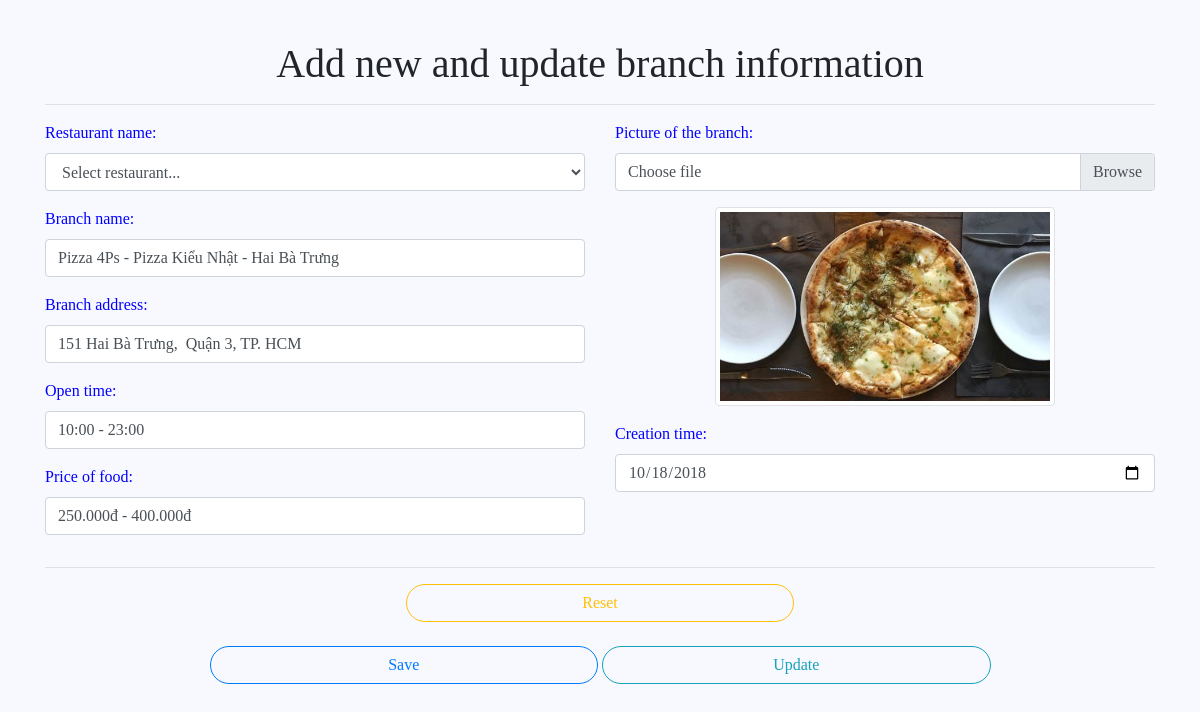
The page /SERVER/foody-admin/src/admin/modules/user/branch/formAddNewBranch.php?editBranch=5 (signed in) on the database its author committed.
### tables this page shows
CREATE TABLE `restaurants_branch` (
  `id` int(11) NOT NULL,
  `res_branch_code` text NOT NULL,
  `res_code` text NOT NULL,
  `res_branch_name` text NOT NULL,
  `res_branch_address` text NOT NULL,
  `res_branch_opentime` text NOT NULL,
  `res_branch_price` text NOT NULL,
  `res_branch_image` text NOT NULL,
  `action_like` int(1) NOT NULL,
  `action_touch` int(1) NOT NULL,
  `create_at` date NOT NULL,
  `update_at` date NOT NULL
);

### SERVER/foody-admin/src/admin/modules/user/branch/importLibs.php (called while the page is built, shortened)
<?php
include 'Branch.php';
$branch = new Branch();
require 'updateBranch.php';

### SERVER/foody-admin/src/admin/modules/user/branch/Branch.php (called while the page is built, shortened)
<?php
class Branch
{
    private $resBranchName;
    private $resBranchAddress;
    private $resBranchOpenTime;
    private $resBranchPrice;
    private $resBranchImage;
    private $create_at;
    public function getResBranchName()
    {
        return $this->resBranchName;
    }
    public function setResBranchName($resBranchName)
    {
        $this->resBranchName = $resBranchName;
        return $this;
    }
    public function getResBranchAddress()
    {
        return $this->resBranchAddress;
    }
    public function setResBranchAddress($resBranchAddress)
    {
        $this->resBranchAddress = $resBranchAddress;
        return $this;
    }
    public function getResBranchOpenTime()
    {
        return $this->resBranchOpenTime;
    }
    public function setResBranchOpenTime($resBranchOpenTime)
    {
        $this->resBranchOpenTime = $resBranchOpenTime;
        return $this;
    }
    public function getResBranchPrice()
    {
        return $this->resBranchPrice;
    }
    public function setResBranchPrice($resBranchPrice)
    {
        $this->resBranchPrice = $resBranchPrice;
        return $this;
    }
    public function getResBranchImage()
    {
        return $this->resBranchImage;
    }
    public function setResBranchImage($resBranchImage)
    {
        $this->resBranchImage = $resBranchImage;
        return $this;
    }
    public function getCreate_at()
    {
        return $this->create_at;
    }
    public function setCreate_at($create_at)
    {
        $this->create_at = $create_at;
        return $this;
    }
}

### SERVER/foody-admin/src/admin/modules/user/branch/updateBranch.php (called while the page is built, shortened)
<?php
if (isset($_GET['editBranch'])) {
    $id = $_GET['editBranch'];
    $rec = mysqli_query($connect, "select * from restaurants_branch where id=$id");
}

### SERVER/foody-admin/src/admin/modules/user/branch/formAddNewBranch.php (the view, shortened to what this page needs)
<?php
require 'importLibs.php';
?>
<!DOCTYPE html>
<html lang="en">
<head>
    <link rel="stylesheet" href="https://maxcdn.bootstrapcdn.com/bootstrap/4.1.3/css/bootstrap.min.css">
    <link rel="stylesheet" href="https://cdn.datatables.net/1.10.19/css/dataTables.bootstrap4.min.css">
</head>
<body>
    <div class="container">
        <h1 style="text-align: center">Add new and update branch information</h1>
        <hr>
        <div class="row">
            <div class="col-lg-12 col-md-12 col-sm-12 col-12">
                <form action='formAddNewBranch.php' method="POST" enctype="multipart/form-data">
                    <div class="row">
                        <div class="col-lg-6 col-md-8 col-sm-12 col-12">
                            <div class="form-group">
                                <label for="resCode">Restaurant name:</label>
                                <select name="resCode" id="resCode" class="form-control">
                                    <option value="">
                                            Select restaurant...
                                    </option>
                                </select>
                            </div>
                            <div class="form-group">
                                <label for="branchName">Branch name:</label>
                                <input type="text" class="form-control" placeholder="Enter branch name" name="branchName" id="branchName" value="<?php echo $branch->getResBranchName(); ?>">
                            </div>
                            <div class="form-group">
                                <label for="branchAddress">Branch address:</label>
                                <input type="text" class="form-control" placeholder="Enter branch address" name="branchAddress" id="branchAddress" value="<?php echo $branch->getResBranchAddress(); ?>">
                            </div>
                            <div class="form-group">
                                <label for="branchOpenTime">Open time:</label>
                                <input type="text" class="form-control" placeholder="Enter open time" name="branchOpenTime" id="branchOpenTime" value="<?php echo $branch->getResBranchOpenTime(); ?>">
                            </div>
                            <div class="form-group">
                                <label for="branchPrice">Price of food:</label>
                                <input type="text" class="form-control" placeholder="Enter Price of food" name="branchPrice" id="branchPrice" value="<?php echo $branch->getResBranchPrice(); ?>">
                            </div>
                        </div>
                        <div class="col-lg-6 col-md-8 col-sm-12 col-12">
                            <div class="form-group">
                                <label for="branchImage">Picture of the branch:</label>
                                <div class="input-group mb-3">
                                    <div class="custom-file">
                                        <label class="custom-file-label" for="inputGroupFile01">
                                            Choose file
                                        </label>
                                    </div>
                                </div>
                            </div>
                            <div class="form-group" style="text-align: center">
                                <img id="blah" class="img-thumbnail" src="<?php echo $branch->getResBranchImage(); ?>" alt="" srcset="" width="340px">
                            </div>
                            <div class="form-group">
                                <label for="branchCreate">Creation time:</label>
                                <input type="date" class="form-control" id="branchCreate" placeholder="Enter creation time" name="branchCreate" value="<?php echo $branch->getCreate_at(); ?>">
                            </div>
                        </div>
                    </div>
                    <hr>
                    <div class="form-group" style="text-align: center;">
                        <a class="btn btn-outline-warning" style="width: 35%; border-radius: 20px" href="formAddNewBranch.php">Reset</a>
                        <br><br>
                        <button type="submit" id="btnSaveBranch" name="btnSaveBranch" class="btn btn-outline-primary" style="width: 35%; border-radius: 20px">Save</button>
                        <button type="submit" id="btnUpdateBranch" name="btnUpdateBranch" class="btn btn-outline-info" style="width: 35%; border-radius: 20px">Update</button>
                    </div>
                </form>
            </div>
        </div>
    </div>
</body>
</html>

### SERVER/foody-admin/src/admin/modules/user/branch/formAddNewBranch.php (style rules this page uses)
body { font-family: Serif; margin-bottom: 50px; margin-top:40px; background-color: #F8F8FF; }
label { color: blue; }

### rows shown on the page
restaurants_branch: branchName "Pizza 4Ps - Pizza Kiểu Nhật - Hai Bà Trưng", branchAddress "151 Hai Bà Trưng, Quận 3, TP. HCM", branchOpenTime "10:00 - 23:00", branchPrice "250.000đ - 400.000đ", res_branch_image (picture), branchCreate "10/18/2018"
